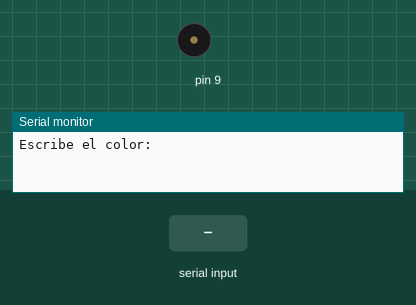
Bench run of a sketch on a simulated Arduino Uno, built with avr-gcc and run on an emulated ATmega328P. Shown: buzzer (waves = sounding), the last lines printed to the serial monitor. Inputs (shaded band) come from the test bench.

Above: at 1.2 s.
1.3 s: "1" received over Serial
At 1.42 s:
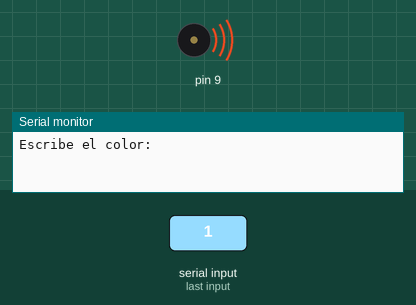
4.3 s: "2" received over Serial
At 6.5 s:
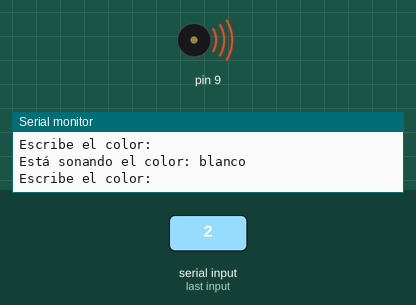
7.3 s: "3" received over Serial
At 13.0 s:
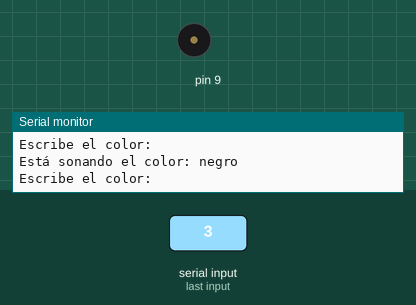
Timing chart, 0 to 14.5 s (numbered marks = the images above; inputs shaded):
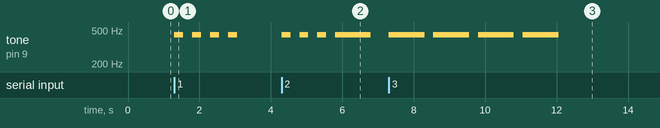

The sketch:

morse.ino
```cpp
#include "Morse.h"
int tono;

void setup() {
  Serial.begin(9600);
  Serial.println("Escribe el color:");
}

void loop() {
if(Serial.available()){ //si llega informacion por Serial
   tono=Serial.read();    //leo y guardo en tono

   //Si es 1 hago tal ruido
     if(tono=='1'){
        blanco();
        Serial.println("Está sonando el color: blanco");
    }

    //Si es 2 hago tal ruido
    if(tono=='2'){
        rojo();
        Serial.println("Está sonando el color: rojo");
     }

  //Si es 3 hago tal ruido
     if(tono=='3'){
        negro();
        Serial.println("Está sonando el color: negro");
     }

     Serial.println("Escribe el color:");
  }
}
```

Morse.cpp
```cpp
/*
  Morse.c -
*/

#include "Arduino.h"
#include "Morse.h"

void punto(){
  tone(9, 440);
  delay(250);
  noTone(9);
  delay(250);
}

void raya(){
  tone(9, 440);
  delay(1000);
  noTone(9);
  delay(250);
}

void blanco(){
  punto(); punto(); punto(); punto();
}

void rojo(){
  punto(); punto(); punto();raya();
}

void marron(){
  punto(); punto(); raya(); punto();
}

void naranja(){
  punto(); punto(); raya();raya();
}
void amarillo(){
  punto(); raya(); punto(); punto();
}

void dorado(){
  punto(); raya(); punto();raya();
}

void beige(){
  punto(); raya(); raya(); punto();
}

void violeta(){
  punto(); raya(); raya();raya();
}

void rosa(){
  raya(); punto(); punto(); punto();
}

void purpura(){
  raya(); punto(); punto();raya();
}

void verde(){
  raya(); punto(); raya(); punto();
}

void azul(){
  raya(); punto(); raya();raya();
}
void cyan(){
  raya(); raya(); punto(); punto();
}

void plata(){
  raya(); raya(); punto();raya();
}

void gris(){
  raya(); raya(); raya(); punto();
}

void negro(){
  raya(); raya(); raya();raya();
}
```

Morse.h
```cpp
#ifndef Morse_h
#define Morse_h

#include "Arduino.h"

    void punto();
    void raya();
    void blanco();
    void rojo();
    void marron();
    void naranja();
    void amarillo();
    void dorado();
    void beige();
    void violeta();
    void rosa();
    void purpura();
    void verde();
    void azul();
    void cyan();
    void plata();
    void gris();
    void negro();

#endif
```

Measured:
- after the input at 1.3 s, tone on pin 9: alternates 440 Hz for 0.25 s and silent for 0.25 s, 8 changes in all, then stays silent, starting at once
- after the input at 4.3 s, tone on pin 9: goes 3 × (440 Hz 0.25 s, silent 0.25 s), 440 Hz 1.0 s, then silent, starting at once
- after the input at 7.3 s, tone on pin 9: alternates 440 Hz for 1.0 s and silent for 0.25 s, 8 changes in all, then stays silent, starting at once
